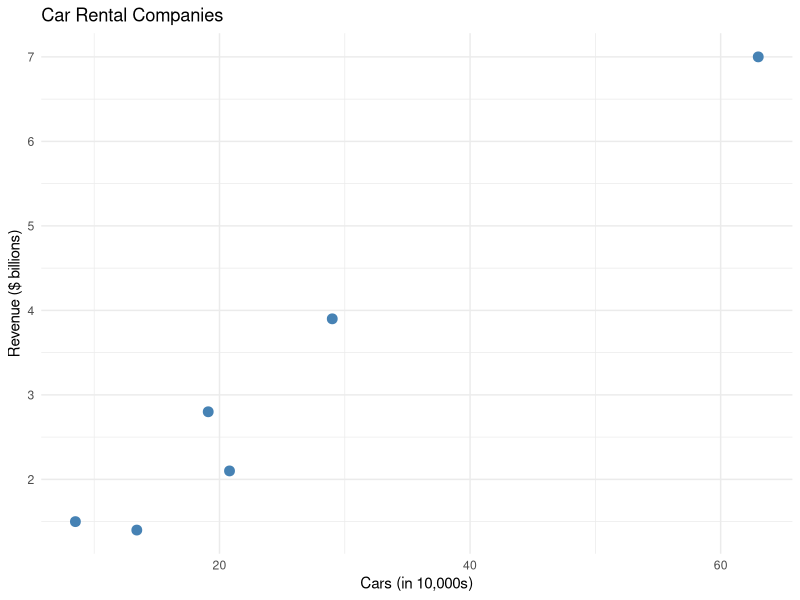
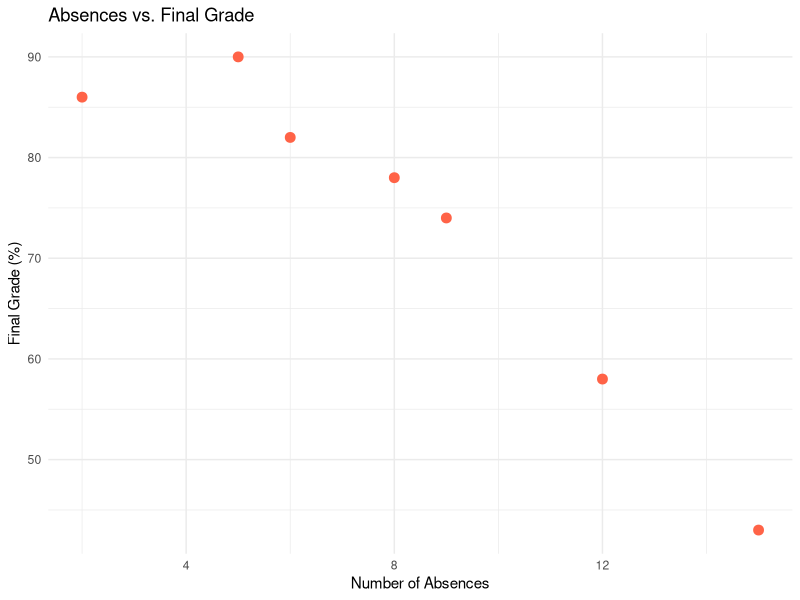
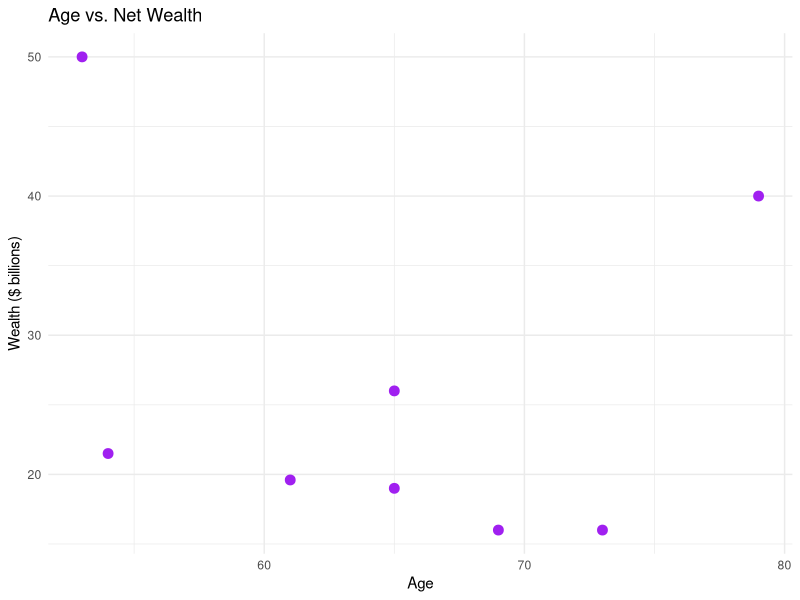
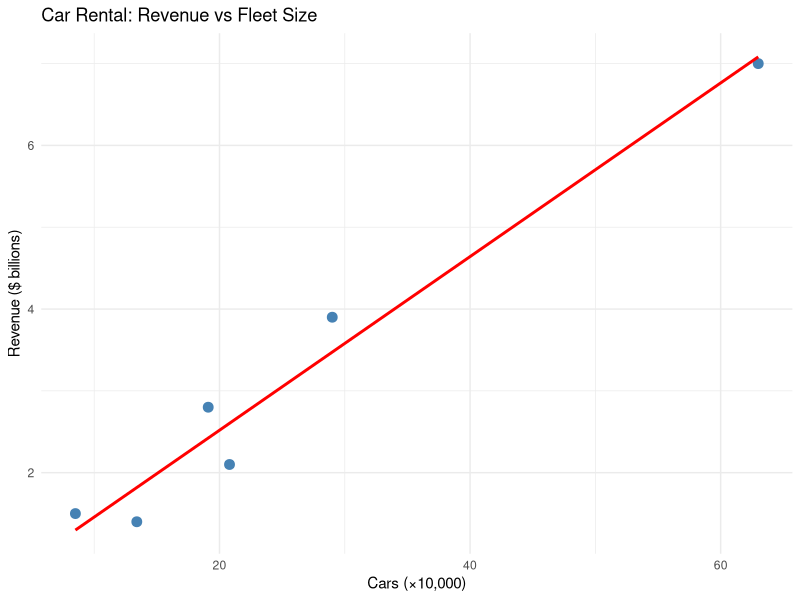
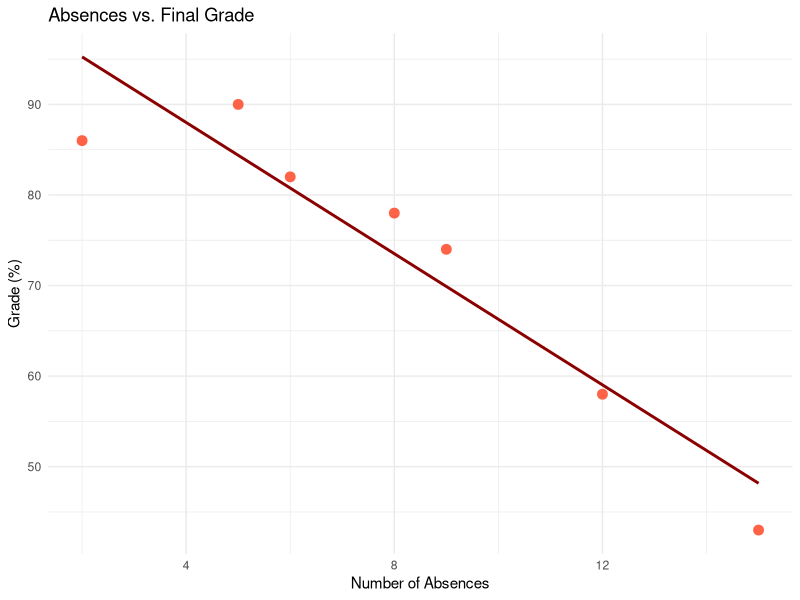
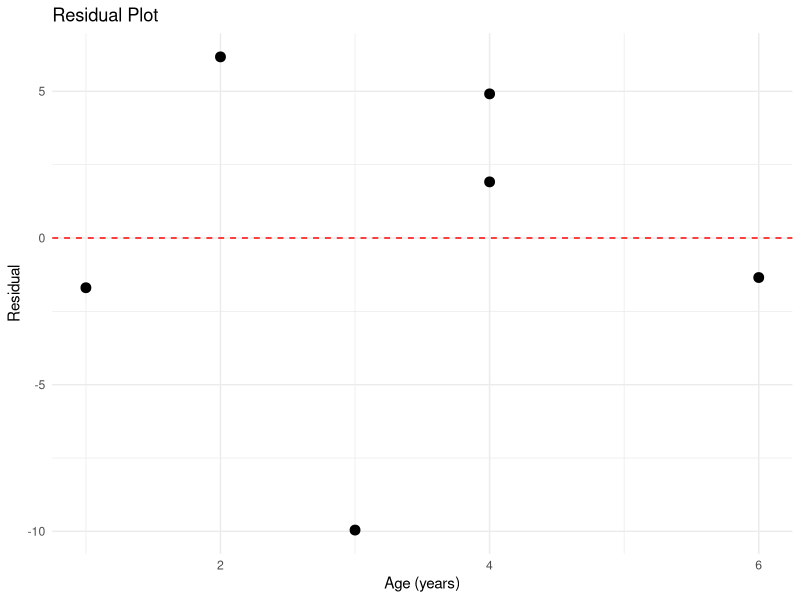

Reproduce these figures in R, in order.
## ---- chunk 1
library(tidyverse)
library(ggplot2)
## ---- chunk 2
cars    <- c(63.0, 29.0, 20.8, 19.1, 13.4, 8.5)
revenue <- c(7.0, 3.9, 2.1, 2.8, 1.4, 1.5)
df <- data.frame(cars, revenue)

p1 <- ggplot(df, aes(x = cars, y = revenue)) +
  geom_point(size = 3, color = "steelblue") +
  labs(x = "Cars (in 10,000s)", y = "Revenue ($ billions)",
       title = "Car Rental Companies") +
  theme_minimal()
## ---- chunk 3
p1
## ---- chunk 4
absences <- c(6, 2, 15, 9, 12, 5, 8)
grade    <- c(82, 86, 43, 74, 58, 90, 78)
df2 <- data.frame(absences, grade)

p2 <- ggplot(df2, aes(x = absences, y = grade)) +
  geom_point(size = 3, color = "tomato") +
  labs(x = "Number of Absences", y = "Final Grade (%)",
       title = "Absences vs. Final Grade") +
  theme_minimal()
## ---- chunk 5
p2
## ---- chunk 6
age   <- c(73, 65, 53, 54, 79, 69, 61, 65)
wealth <- c(16, 26, 50, 21.5, 40, 16, 19.6, 19)
df3 <- data.frame(age, wealth)

p3 <- ggplot(df3, aes(x = age, y = wealth)) +
  geom_point(size = 3, color = "purple") +
  labs(x = "Age", y = "Wealth ($ billions)",
       title = "Age vs. Net Wealth") +
  theme_minimal()
## ---- chunk 7
p3
## ---- chunk 8
x <- c(63.0, 29.0, 20.8, 19.1, 13.4, 8.5)
y <- c(7.0, 3.9, 2.1, 2.8, 1.4, 1.5)

r <- cor(x, y)
cat("Correlation coefficient r =", round(r, 4), "\n")
cat("Strong positive relationship — r is close to 1.\n")
## ---- chunk 9
x <- c(6, 2, 15, 9, 12, 5, 8)
y <- c(82, 86, 43, 74, 58, 90, 78)

r <- cor(x, y)
cat("r =", round(r, 4), "\n")
cat("Strong negative relationship — more absences, lower grade.\n")
## ---- chunk 10
x <- c(73, 65, 53, 54, 79, 69, 61, 65)
y <- c(16, 26, 50, 21.5, 40, 16, 19.6, 19)

r <- cor(x, y)
cat("r =", round(r, 4), "\n")
cat("Very weak negative relationship — r is close to 0.\n")
## ---- chunk 11
x <- c(63.0, 29.0, 20.8, 19.1, 13.4, 8.5)
y <- c(7.0, 3.9, 2.1, 2.8, 1.4, 1.5)

test <- cor.test(x, y, alternative = "two.sided")
cat("r =", round(test$estimate, 4), "\n")
cat("t =", round(test$statistic, 4), "\n")
cat("P-value =", round(test$p.value, 6), "\n")
cat("Decision:", ifelse(test$p.value < 0.05, "Reject H0", "Do not reject H0"), "\n")
## ---- chunk 12
x <- c(63.0, 29.0, 20.8, 19.1, 13.4, 8.5)
y <- c(7.0, 3.9, 2.1, 2.8, 1.4, 1.5)

model <- lm(y ~ x)
cat("Intercept a =", round(coef(model)[1], 3), "\n")
cat("Slope b =",     round(coef(model)[2], 3), "\n")
## ---- chunk 13
ggplot(data.frame(x, y), aes(x, y)) +
  geom_point(size = 3, color = "steelblue") +
  geom_smooth(method = "lm", se = FALSE, color = "red") +
  labs(title = "Car Rental: Revenue vs Fleet Size",
       x = "Cars (×10,000)", y = "Revenue ($ billions)") +
  theme_minimal()
## ---- chunk 14
x <- c(6, 2, 15, 9, 12, 5, 8)
y <- c(82, 86, 43, 74, 58, 90, 78)

model2 <- lm(y ~ x)
cat("Intercept a =", round(coef(model2)[1], 3), "\n")
cat("Slope b =",     round(coef(model2)[2], 3), "\n")
## ---- chunk 15
ggplot(data.frame(x, y), aes(x, y)) +
  geom_point(size = 3, color = "tomato") +
  geom_smooth(method = "lm", se = FALSE, color = "darkred") +
  labs(title = "Absences vs. Final Grade",
       x = "Number of Absences", y = "Grade (%)") +
  theme_minimal()
## ---- chunk 16
x <- c(63.0, 29.0, 20.8, 19.1, 13.4, 8.5)
y <- c(7.0, 3.9, 2.1, 2.8, 1.4, 1.5)
model <- lm(y ~ x)

pred <- predict(model, newdata = data.frame(x = 20))
cat("Predicted revenue for 200,000 cars: $", round(pred, 3), "billion\n")
## ---- chunk 17
r_vals <- c(0.982, -0.944, -0.176, 0.90, 0.60)
for (r in r_vals) {
  cat(sprintf("r = %6.3f  →  r² = %.4f  (%.1f%% explained)\n",
              r, r^2, r^2 * 100))
}
## ---- chunk 18
x <- c(1, 2, 3, 4, 4, 6)
y <- c(62, 78, 70, 90, 93, 103)

model3 <- lm(y ~ x)
cat("Intercept a =", round(coef(model3)[1], 3), "\n")
cat("Slope b =",     round(coef(model3)[2], 3), "\n")

sest <- summary(model3)$sigma
cat("Standard error of estimate s_est =", round(sest, 4), "\n")
cat("r² =", round(summary(model3)$r.squared, 4), "\n")
## ---- chunk 19
x <- c(1, 2, 3, 4, 4, 6)
y <- c(62, 78, 70, 90, 93, 103)
model3 <- lm(y ~ x)
a <- coef(model3)[1]; b <- coef(model3)[2]
sest_shortcut <- sqrt((sum(y^2) - a*sum(y) - b*sum(x*y)) / (length(y) - 2))
cat("s_est (shortcut formula) =", round(sest_shortcut, 4), "\n")
## ---- chunk 20
x <- c(1, 2, 3, 4, 4, 6)
y <- c(62, 78, 70, 90, 93, 103)
model3 <- lm(y ~ x)

pred_int <- predict(model3, newdata = data.frame(x = 3),
                    interval = "prediction", level = 0.95)
cat("Predicted y at x=3:", round(pred_int[1], 2), "\n")
cat("95% Prediction Interval: (",
    round(pred_int[2], 2), ",", round(pred_int[3], 2), ")\n")
## ---- chunk 21
x <- c(1, 2, 3, 4, 4, 6)
y <- c(62, 78, 70, 90, 93, 103)
model3 <- lm(y ~ x)

df_resid <- data.frame(x, residuals = resid(model3))
ggplot(df_resid, aes(x = x, y = residuals)) +
  geom_point(size = 3) +
  geom_hline(yintercept = 0, linetype = "dashed", color = "red") +
  labs(title = "Residual Plot", x = "Age (years)", y = "Residual") +
  theme_minimal()
## ---- chunk 22
gpa   <- c(3.2, 2.7, 2.5, 3.4, 2.2)
age   <- c(22, 27, 24, 28, 23)
score <- c(550, 570, 525, 670, 490)

model_mr <- lm(score ~ gpa + age)
summary(model_mr)
## ---- chunk 23
new_student <- data.frame(gpa = 3.0, age = 25)
pred_score  <- predict(model_mr, newdata = new_student)
cat("Predicted state board score:", round(pred_score, 1), "\n")
## ---- chunk 24
ryx1 <- 0.845; ryx2 <- 0.791; rx1x2 <- 0.371
R <- sqrt((ryx1^2 + ryx2^2 - 2*ryx1*ryx2*rx1x2) / (1 - rx1x2^2))
cat("Multiple correlation coefficient R =", round(R, 4), "\n")
cat("Coefficient of multiple determination R² =", round(R^2, 4), "\n")
## ---- chunk 25
R2 <- 0.989^2; n <- 5; k <- 2
F_stat <- (R2/k) / ((1-R2)/(n-k-1))
cv <- qf(0.95, df1 = k, df2 = n-k-1)
cat("F =", round(F_stat, 2), "  Critical value =", round(cv, 2), "\n")
cat("Decision:", ifelse(F_stat > cv, "Reject H0", "Do not reject H0"), "\n")
## ---- chunk 26
R2 <- 0.989^2; n <- 5; k <- 2
R2_adj <- 1 - (1-R2)*(n-1)/(n-k-1)
cat("R² =", round(R2, 4), "\n")
cat("Adjusted R² =", round(R2_adj, 4), "\n")
